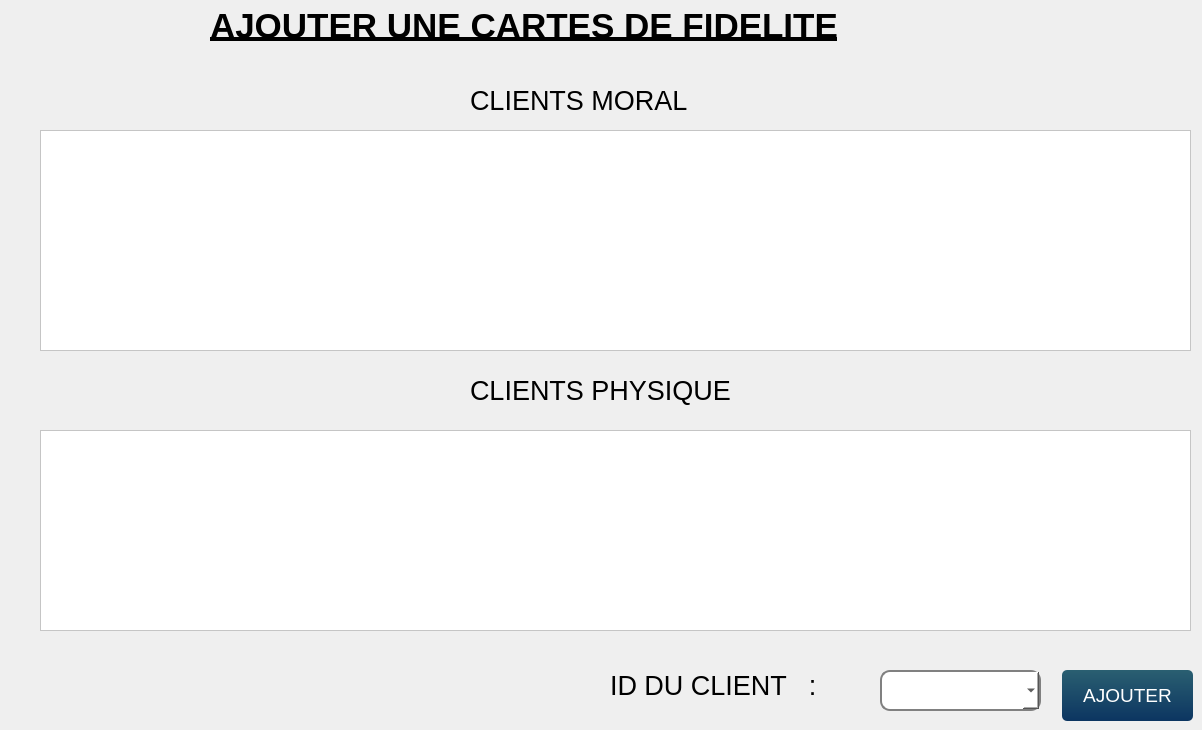
       <widget class="QWidget" name="page_2">
        <widget class="QTableView" name="tableView2">
         <property name="geometry">
          <rect>
           <x>40</x>
           <y>130</y>
           <width>1151</width>
           <height>221</height>
          </rect>
         </property>
         <property name="font">
          <font>
           <pointsize>20</pointsize>
          </font>
         </property>
         <property name="styleSheet">
          <string notr="true">background-color: rgb(255, 255, 255)</string>
         </property>
        </widget>
        <widget class="QLabel" name="label_25">
         <property name="geometry">
          <rect>
           <x>210</x>
           <y>-20</y>
           <width>821</width>
           <height>91</height>
          </rect>
         </property>
         <property name="font">
          <font>
           <family>Helvetica</family>
           <pointsize>26</pointsize>
           <weight>75</weight>
           <bold>true</bold>
           <underline>true</underline>
          </font>
         </property>
         <property name="text">
          <string>AJOUTER UNE CARTES DE FIDELITE</string>
         </property>
        </widget>
        <widget class="QPushButton" name="pushButton">
         <property name="geometry">
          <rect>
           <x>1062</x>
           <y>670</y>
           <width>131</width>
           <height>51</height>
          </rect>
         </property>
         <property name="font">
          <font>
           <pointsize>14</pointsize>
          </font>
         </property>
         <property name="styleSheet">
          <string notr="true">QPushButton{
	background-color: qlineargradient(spread:pad, x1:1, y1:0, x2:1, y2:1, stop:0 rgba(42, 95, 113, 255),stop:1 rgba(12, 53, 97, 255));
	color: #fff;
	border: 0px;
	border-radius: 5px;
	padding: 5px;
}

QPushButton::hover
{
	background-color: qlineargradient(spread:pad, x1:1, y1:0, x2:1, y2:1, stop:0 rgba(167, 214, 50, 255),stop:1 rgba(98, 169, 67, 255));
	color: #fff;

}
QPushButton::pressed
{
	background-color: qlineargradient(spread:pad, x1:1, y1:0, x2:1, y2:1, stop:0 rgba(147, 194, 30, 255),stop:1 rgba(78, 149, 47, 255));
	color: #fff;
	border: 0px;
	border-radius: 5px;
	padding: 5px;

}</string>
         </property>
         <property name="text">
          <string>AJOUTER</string>
         </property>
        </widget>
        <widget class="QLabel" name="cin_33">
         <property name="geometry">
          <rect>
           <x>610</x>
           <y>660</y>
           <width>281</width>
           <height>51</height>
          </rect>
         </property>
         <property name="font">
          <font>
           <family>Yu Gothic UI</family>
           <pointsize>20</pointsize>
           <weight>50</weight>
           <bold>false</bold>
          </font>
         </property>
         <property name="text">
          <string>ID DU CLIENT   :</string>
         </property>
        </widget>
        <widget class="QComboBox" name="comboBox">
         <property name="geometry">
          <rect>
           <x>880</x>
           <y>670</y>
           <width>161</width>
           <height>41</height>
          </rect>
         </property>
         <property name="font">
          <font>
           <pointsize>14</pointsize>
          </font>
         </property>
         <property name="styleSheet">
          <string notr="true">background-color: rgb(255, 255, 255);

    border: 2px solid gray;
    border-radius: 10px;
    padding: 0 8px;
    selection-background-color: darkgray;</string>
         </property>
        </widget>
        <widget class="QTableView" name="tableView">
         <property name="geometry">
          <rect>
           <x>40</x>
           <y>430</y>
           <width>1151</width>
           <height>201</height>
          </rect>
         </property>
         <property name="font">
          <font>
           <pointsize>20</pointsize>
          </font>
         </property>
         <property name="styleSheet">
          <string notr="true">background-color: rgb(255, 255, 255)</string>
         </property>
        </widget>
        <widget class="QLabel" name="label_2">
         <property name="geometry">
          <rect>
           <x>470</x>
           <y>70</y>
           <width>341</width>
           <height>61</height>
          </rect>
         </property>
         <property name="font">
          <font>
           <pointsize>20</pointsize>
          </font>
         </property>
         <property name="text">
          <string>CLIENTS MORAL</string>
         </property>
        </widget>
        <widget class="QLabel" name="label_3">
         <property name="geometry">
          <rect>
           <x>470</x>
           <y>360</y>
           <width>341</width>
           <height>61</height>
          </rect>
         </property>
         <property name="font">
          <font>
           <pointsize>20</pointsize>
          </font>
         </property>
         <property name="text">
          <string>CLIENTS PHYSIQUE</string>
         </property>
        </widget>
       </widget>
